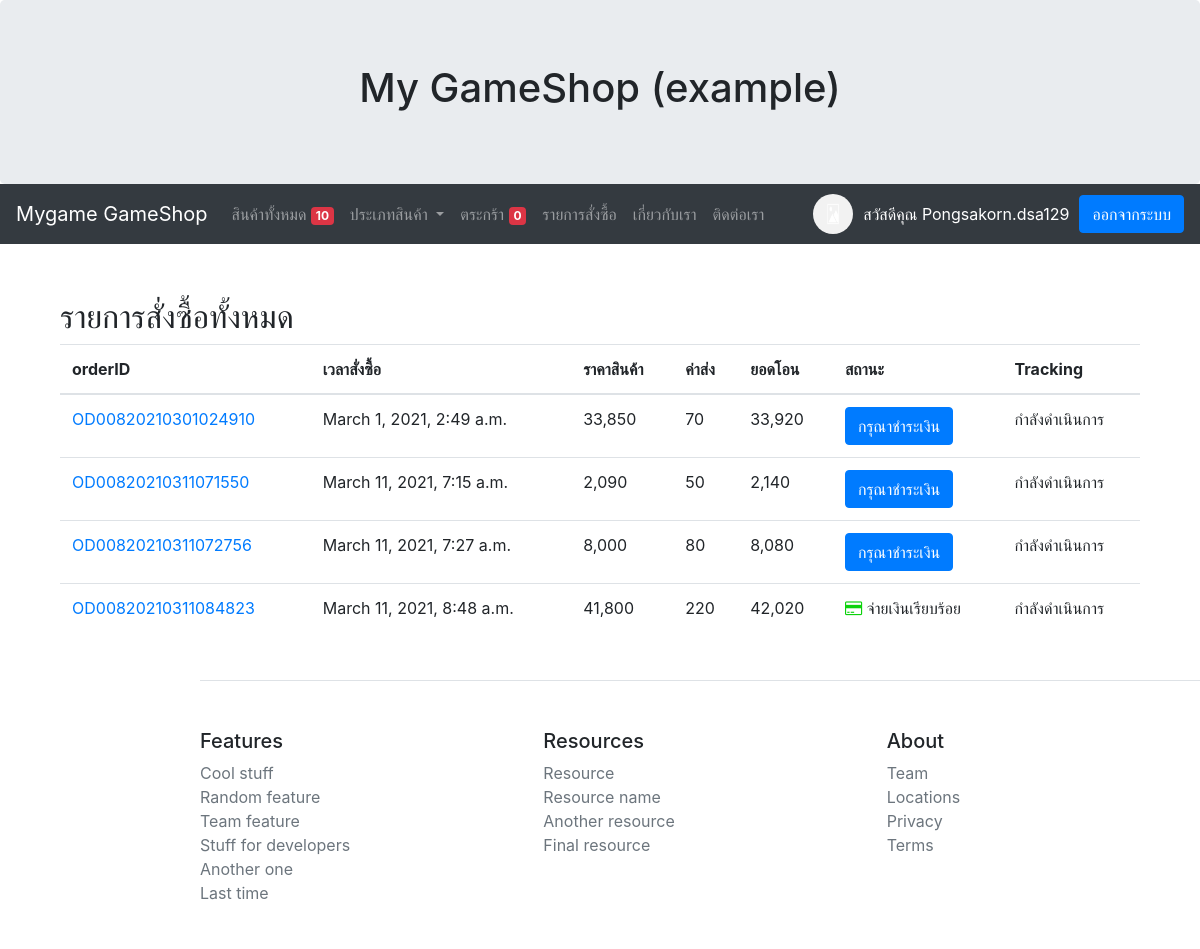
Page /orderlist/ (signed in) on the committed database.
### myapp/models.py (models this page shows, shortened)
class Profile(models.Model):
    user = models.OneToOneField(User ,on_delete=models.CASCADE)
    photo = models.ImageField(upload_to="photoprofile" ,null=True ,blank=True ,default="default-image.png")
    usertype = models.CharField(max_length=100 ,default='member')
    cartquan = models.IntegerField(default=0)

class OrderPending(models.Model):
    orderid = models.CharField(max_length=100)
    user = models.ForeignKey(User ,on_delete=models.CASCADE)
    name = models.CharField(max_length=100)
    tel = models.CharField(max_length=100)
    address = models.TextField()
    shipping = models.CharField(max_length=100)
    payment = models.CharField(max_length=100)
    other = models.TextField(blank=True ,null=True)
    stamp = models.DateTimeField(auto_now_add=True ,blank=True ,null=True)
    paid = models.BooleanField(default=False)
    confirmed = models.BooleanField(default=False)
    slip = models.ImageField(upload_to='slip',null=True ,blank=True)
    sliptime = models.CharField(max_length=100 ,null=True ,blank=True)
    paymentid = models.CharField(max_length=100 ,null=True ,blank=True)
    trackingnumber = models.CharField(max_length=100 ,null=True ,blank=True)

### myapp/views.py (the view)
# urls.py: path('orderlist/' ,OrderListPage  ,name='orderlist-page'),
def OrderListPage(request):
    username = request.user.username
    user = User.objects.get(username=username)
    context = {}
    order = OrderPending.objects.filter(user=user)
    for od in order:
        orderid = od.orderid
        odlist = OrderList.objects.filter(orderid=orderid)
        '''
        odlist
            -object (1)
                -orderid : OD1033134
                -product : playstation5
                -total : 16900
            -object (2)
                -orderid : OD1033134
                -product : playstation4
                -total : 12900
            -object (3)
                -orderid : OD1033135
                -product : playstation5
                -total : 16900
        '''
        total = sum([ c.total for c in odlist])
        od.total = total #สร้างตัว totalจำลองเฉพาะ
        count = sum([ c.quantity for c in odlist])
        if od.shipping == 'ems':
            shipcost = sum([50 if i == 0 else 10 for i in range(count)])
        else:
            shipcost = sum([30 if i == 0 else 10 for i in range(count)])
        if od.payment == 'cod':
            shipcost += 20
        od.shipcost = shipcost
    context['allorder'] = order
    return render(request, 'myapp/orderlist.html',context)

### myapp/templatetags/costom_tags.py (called while the page is built)
@register.simple_tag
def show_allproduct():
    count = Allproduct.objects.count()
    return count

@register.inclusion_tag('myapp/allcategory.html')
def all_category():
    cats = Category.objects.all()
    return {'allcats':cats}

### myapp/template/myapp/orderlist.html
{% extends 'myapp/base.html' %}
{% load humanize %}
{% block content %}
        <br>
        <div class="container">
            <h2>รายการสั่งซื้อทั้งหมด</h2>
        <table class="table">
              <thead>
                <tr>
                    <th>orderID</th>
                    <th>เวลาสั่งซื้อ</th>
                    <th>ราคาสินค้า</th>
                    <th>ค่าส่ง</th>
                    <th>ยอดโอน</th>
                    <th>สถานะ</th>
                    <th>Tracking</th>
                </tr>
              </thead>
              <tbody>
                {% for od in allorder %}
                <tr>
                    <td> <a href="{% url 'myorder-page' od.orderid %}">{{od.orderid}}</a> </td>
                    <td>{{od.stamp}}</td>
                    <td>{{od.total|intcomma}}</td>
                    <td>{{od.shipcost|intcomma}}</td>
                    <td>{{od.total|add:od.shipcost|intcomma}}</td>
                    <td>
                        {% if od.paid %}
                            <i class="fa fa-credit-card" style="font-size:16px;color:rgb(12, 210, 12);"></i> จ่ายเงินเรียบร้อย
                        {% else %}
                        <a href="{% url 'uploadslip-page' od.orderid %}" class='btn btn-primary'> กรุณาชำระเงิน</a>
                        {% endif %}
                    </td>
                    <td>
                      {% if od.trackingnumber != None%}
                      {{od.trackingnumber}}
                      {% else %}
                     กำลังดำเนินการ
                      {% endif %}
                    </td>
                </tr>
                {% endfor %}
              </tbody>
        </table>
          </div>
{% endblock content%}

### myapp/template/myapp/base.html (shortened to what this page needs)
{% load costom_tags %}
<!DOCTYPE html>
<html lang="en">
<head>
  <link rel="stylesheet" href="https://maxcdn.bootstrapcdn.com/bootstrap/4.5.2/css/bootstrap.min.css">
  <link rel="stylesheet" href="https://cdnjs.cloudflare.com/ajax/libs/font-awesome/4.7.0/css/font-awesome.min.css">
</head>
<body>
  <div class="jumbotron text-center" id='padding'>
    <h1>My GameShop (example)</h1>
  </div>
  <nav class="navbar navbar-expand-sm bg-dark navbar-dark" >
    <a class="navbar-brand" href="{% url 'home-page' %}">Mygame GameShop</a>
    <div class="collapse navbar-collapse" id="collapsibleNavbar">
          <ul class="navbar-nav mr-auto">
            <li class="nav-item">
                <a class="nav-link" href="{% url 'allproduct-page' %}">สินค้าทั้งหมด <span class="badge badge-danger">{% show_allproduct %}</span></a>
            </li>
            <li class="nav-item dropdown">
                <a class="nav-link dropdown-toggle" href="#" id="dropdown01" data-toggle="dropdown" aria-haspopup="true"
                      aria-expanded="false">ประเภทสินค้า
                </a>
            </li>
    {% if user.is_authenticated and user.profile.usertype == 'member' %}
            <li class="nav-item">
                <a class="nav-link" href="{% url 'mycart-page' %}">
                  ตระกร้า
                  <span class="badge badge-danger">{{user.profile.cartquan}}</span>
                </a>
            </li>
            <li class="nav-item">
              <a class="nav-link" href="{% url 'orderlist-page' %}">
                รายการสั่งซื้อ
              </a>
            </li>
    {% endif %}
                <li class="nav-item">
                  <a class="nav-link" href="{% url 'about-page' %}">เกี่ยวกับเรา</a>
              </li>
              <li class="nav-item">
                  <a class="nav-link" href="{% url 'contact-page' %}">ติดต่อเรา</a>
              </li>
        </ul>
    {% if user.is_authenticated %}
                <img src="{{user.profile.photo.url}}" alt="" width="40" height="40" class="rounded-circle">
                <p style="color: white; margin: 10px;">สวัสดีคุณ&nbsp{{user.first_name}} {{user.last_name}} </p>
                <a class="btn btn-primary" href="{% url 'logout' %}">ออกจากระบบ</a>
    {% else %}
                <a class="btn btn-primary" href="{% url 'register-page' %}">สมัครสมาชิก</a>&nbsp&nbsp&nbsp
                <a class="btn btn-primary" href="{% url 'login' %}">เข้าสู่ระบบ</a>
    {% endif %}
    </div>
  </nav>
<div class="container" style="margin-top: 30px ;" >
    {% block content %}
    {% endblock content%}
</div>
<footer class="pt-4 my-md-5 pt-md-5 border-top" id='footerpadding'>
        <div class="row" >
          <div class="col-6 col-md">
            <h5>Features</h5>
            <ul class="list-unstyled text-small">
              <li><a class="text-muted" href="#">Cool stuff</a></li>
              <li><a class="text-muted" href="#">Random feature</a></li>
              <li><a class="text-muted" href="#">Team feature</a></li>
              <li><a class="text-muted" href="#">Stuff for developers</a></li>
              <li><a class="text-muted" href="#">Another one</a></li>
              <li><a class="text-muted" href="#">Last time</a></li>
            </ul>
          </div>
          <div class="col-6 col-md">
            <h5>Resources</h5>
            <ul class="list-unstyled text-small">
              <li><a class="text-muted" href="#">Resource</a></li>
              <li><a class="text-muted" href="#">Resource name</a></li>
              <li><a class="text-muted" href="#">Another resource</a></li>
              <li><a class="text-muted" href="#">Final resource</a></li>
            </ul>
          </div>
          <div class="col-6 col-md">
            <h5>About</h5>
            <ul class="list-unstyled text-small">
              <li><a class="text-muted" href="#">Team</a></li>
              <li><a class="text-muted" href="#">Locations</a></li>
              <li><a class="text-muted" href="#">Privacy</a></li>
              <li><a class="text-muted" href="#">Terms</a></li>
            </ul>
          </div>
        </div>
      </footer>
</body>
</html>

### myapp/template/myapp/base.html (style rules this page uses)
#padding { margin-bottom: 0px; }
#footerpadding { margin-left: 200px; }

### rows in the picture
OrderPending: orderid "OD00820210301024910", stamp "March 1, 2021, 2:49 a.m.", total "33,850", shipcost "70", total|add "33,920", paid "กรุณาชำระเงิน", shows "กำลังดำเนินการ"
OrderPending: orderid "OD00820210311071550", stamp "March 11, 2021, 7:15 a.m.", total "2,090", shipcost "50", total|add "2,140", paid "กรุณาชำระเงิน", shows "กำลังดำเนินการ"
OrderPending: orderid "OD00820210311072756", stamp "March 11, 2021, 7:27 a.m.", total "8,000", shipcost "80", total|add "8,080", paid "กรุณาชำระเงิน", shows "กำลังดำเนินการ"
OrderPending: orderid "OD00820210311084823", stamp "March 11, 2021, 8:48 a.m.", total "41,800", shipcost "220", total|add "42,020", paid True (drawn), shows "กำลังดำเนินการ"

### other values in the picture
{{ user.profile.cartquan }} "0"
{{ user.first_name }} "Pongsakorn.dsa129"
